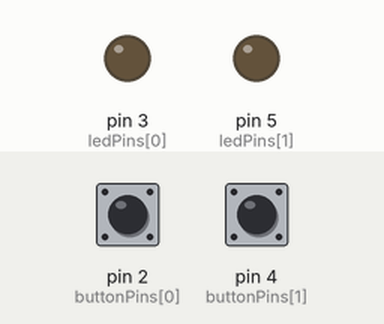
Recording of a sketch running on a simulated Arduino Uno, built with avr-gcc and run on an emulated ATmega328P. Parts: output pins drawn as LEDs (lit = HIGH). The inputs (shaded band) are chosen by the test bench; at power-on: pin 2 (buttonPins[0]) HIGH, pin 4 (buttonPins[1]) HIGH.

Above: at 1.2 s.
1.3 s: pin 2 (buttonPins[0]) pulled LOW for 0.15 s
At 1.37 s:
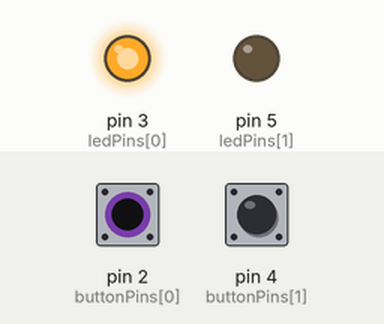
2.9 s: pin 4 (buttonPins[1]) pulled LOW for 0.15 s
At 2.97 s:
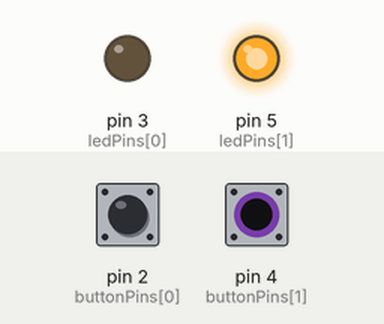
4.5 s: pin 4 (buttonPins[1]) pulled LOW for 3.2 s
At 8.9 s:
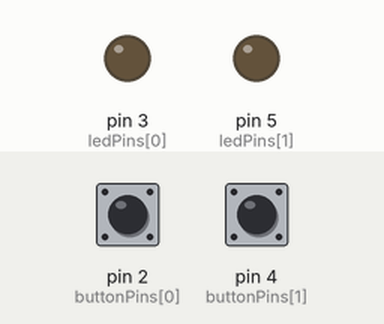
9.2 s: pin 2 (buttonPins[0]) pulled LOW for 3.2 s
At 10.1 s:
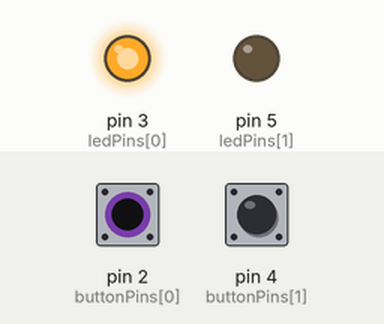
13.9 s: pin 2 (buttonPins[0]) driven LOW and pin 4 (buttonPins[1]) driven LOW
At 14.9 s:
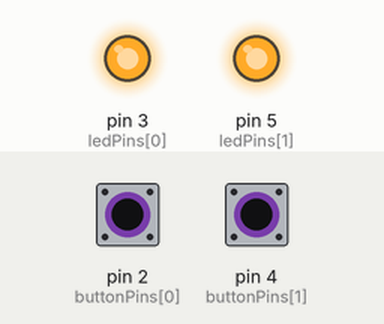
Timing chart, 0 to 16.4 s (numbered marks = the images above; inputs shaded):
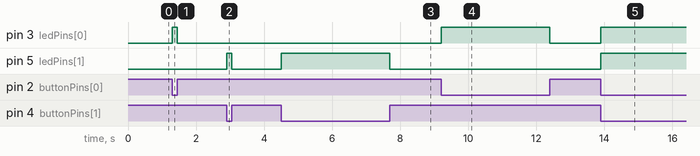

Measured:
- after the input at 1.3 s, pin 3 (ledPins[0]): LOW → HIGH at once, → LOW 0.15 s later
- after the input at 2.9 s, pin 5 (ledPins[1]): LOW → HIGH at once, → LOW 0.15 s later
- after the input at 4.5 s, pin 5 (ledPins[1]): LOW → HIGH at once, → LOW 3.2 s later
- after the input at 9.2 s, pin 3 (ledPins[0]): LOW → HIGH at once, → LOW 3.2 s later
- after the input at 13.9 s, pin 3 (ledPins[0]), pin 5 (ledPins[1]): LOW → HIGH at once

The sketch:

arrayDemo_LED_control.ino
```cpp
/*
 * Demonstrate how arrays can be used to simplify code
 * Connect buttons (or any input device) and LEDs to pins listed
 */

int buttonPins[] = {2, 4};
int ledPins[] = {3, 5};

void setup() {
  for (int ii = 0; ii < 2; ii++) pinMode(buttonPins[ii], INPUT);
  for (int ii = 0; ii < 2; ii++) pinMode(ledPins[ii], OUTPUT);
}

void loop() {
  for (int ii = 0; ii < 2; ii++)
    digitalWrite(ledPins[ii], !digitalRead(buttonPins[ii]));
}
```
